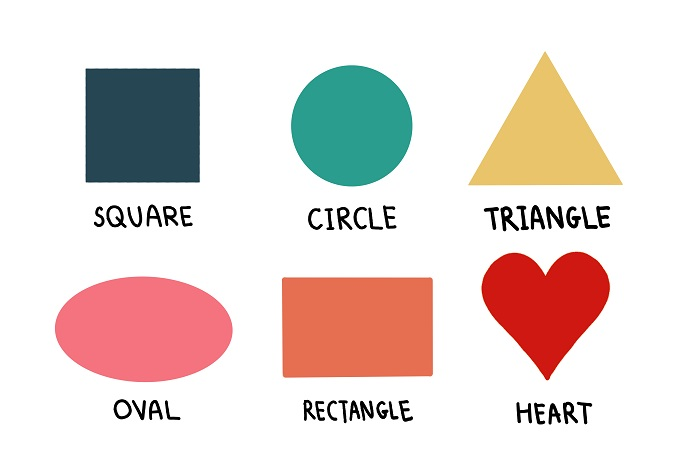
#> input picture resources/file-shapes-for-kids-1592568510.jpg, 700 x 466 px, found by its file name
$ python opencv_2.py
#> lines starting #> are read from the running program, lines starting #| are printed output that depends on the picture
import cv2
import numpy as np
import matplotlib.pyplot as plt
print('Loaded !!!')

img = cv2.imread('Resources/file-shapes-for-kids-1592568510.jpg')
#> img is the input picture: shape (466, 700, 3); mean B, G, R 214.2, 218.1, 230.9

width, height = 250, 350
pts1 = np.float32([[266, 233], [268, 48], [428, 239], [410, 48]])
pts2 = np.float32([[0, 0], [width, 0], [0, height], [width, height]])

matrix = cv2.getPerspectiveTransform(pts1, pts2)
imgOut = cv2.warpPerspective(img, matrix, (width, height))
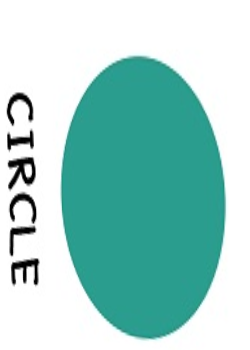
#> imgOut: shape (350, 250, 3); mean B, G, R 202.3, 208.5, 160.7

cv2.imshow('IMG', imgOut)
cv2.waitKey(0)

# plt.imshow(img)
# plt.show()
cv2. destroyAllWindows()
